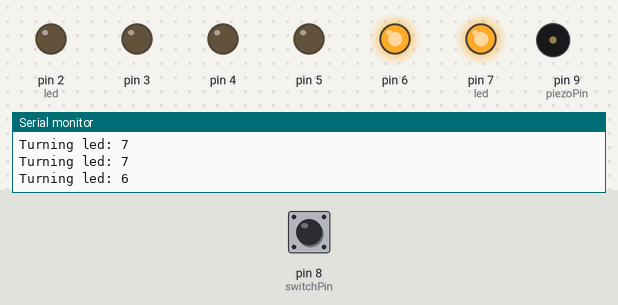
Bench run of a sketch on a simulated Arduino Uno, built with avr-gcc and run on an emulated ATmega328P. On the bench: output pins drawn as LEDs (lit = HIGH), buzzer (waves = sounding), the last lines printed to the serial monitor. Inputs (shaded band) come from the test bench; at power-on: pin 8 (switchPin) LOW.

Above: at 1.2 s.
1.3 s: pin 8 (switchPin) pulled HIGH for 0.15 s
At 1.47 s:
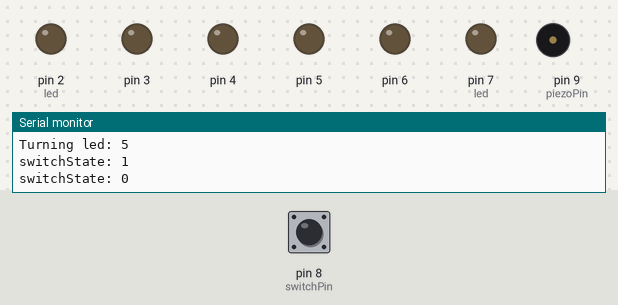
4.3 s: pin 8 (switchPin) pulled HIGH for 1 s
At 5.8 s:
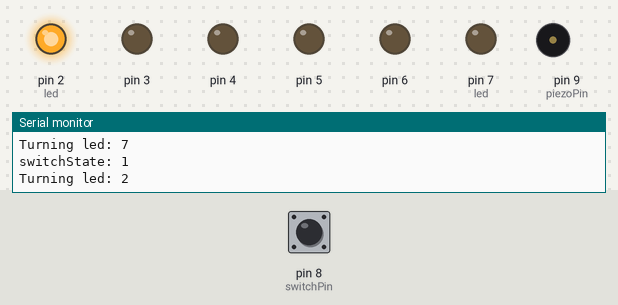
8.3 s: pin 8 (switchPin) pulled HIGH for 3.2 s
At 22.3 s:
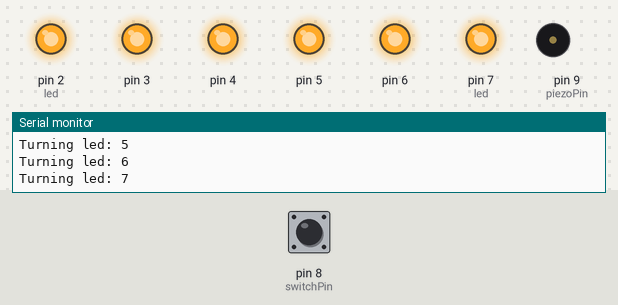
Timing chart, 0 to 32.2 s (numbered marks = the images above; inputs shaded):
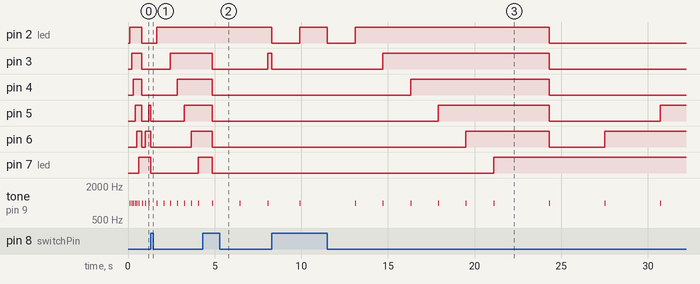

Measured:
- after the input at 4.3 s, pin 2 (led): stays HIGH (without the input it goes to LOW after 0.56 s); pin 4–6: goes on until 4.9 s, then stays LOW; pin 7 (led): HIGH → LOW after 0.56 s; tone on pin 9 (piezoPin): alternates 1000 Hz for 0.01 s and silent for 1.6 s, starting after 2.2 s
- after the input at 8.3 s, pin 7 (led): LOW → HIGH after 12.8 s instead of 6.2 s
- by itself, tone on pin 9 (piezoPin): alternates 1000 Hz for 0.01 s and silent for 0.39 s

The sketch:

arduino_kit_8.ino
```cpp
const int switchPin = 8;
const int piezoPin = 9;

unsigned long previousTime = 0;

int switchState = 0;
int prevSwitchState = 0;

int direction = 0; // 0 = left, 1 = right

int led = 2;

long interval = 100; // millis

void setup() {

  Serial.begin(9600);

  for (int x = 2; x < 8; x++) {
    pinMode(x, OUTPUT);
  }

  pinMode(switchPin, INPUT);
  pinMode(piezoPin, OUTPUT);
}

void loop() {
  unsigned long currentTime = millis();

  if (currentTime - previousTime > interval) {
    previousTime = currentTime;

    Serial.print("Turning led: ");
    Serial.println(led);

    digitalWrite(led, HIGH);
    tone(piezoPin, 1000, 10); // beep when turning on another LED

    if (direction == 0) {
      led++;
    } else {
      led--;
    }

    if (led == 8 || led == 1) {
      direction = ~direction;
      interval += interval;
      delay(interval);
      turnOffLeds();

      if (led == 8) {
        led = 7;
      } else {
        led = 2;
      }
    }
  }

  switchState = digitalRead(switchPin);

  if (switchState != prevSwitchState) {

    Serial.print("switchState: ");
    Serial.println(switchState);

    turnOffLeds();

    led = 2;
    previousTime = currentTime;
  }

  prevSwitchState = switchState;
}

void turnOffLeds() {
  for (int x = 2; x < 8; x++) {
    digitalWrite(x, LOW);
  }
}
```
